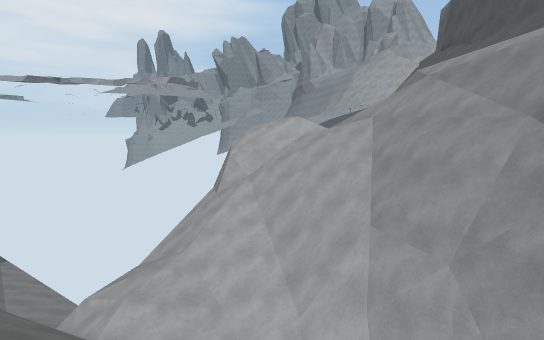
view 1 (above)

24 first-person views from a walk through a scene from a Unity 3-D project. The camera is 1.2 m above the floor, tilts 6° down and sees 80° across. The floor is counted in squares, 1 m on a side. Each view is taken from the middle of a square. On the plan, view 1 faces up. The plan holds only what a view shows up to about 14 squares ahead; the rest is blank. The place goes on beyond the plan. Surface patterns are stand-ins for the level's own textures.

view 2
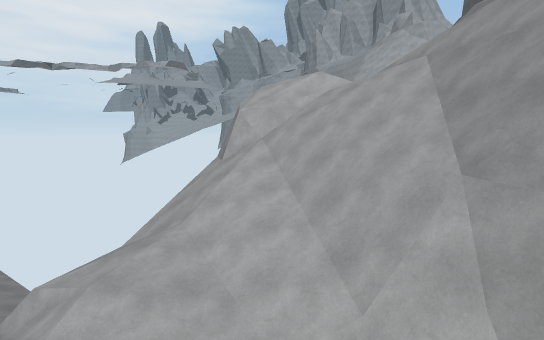

view 3
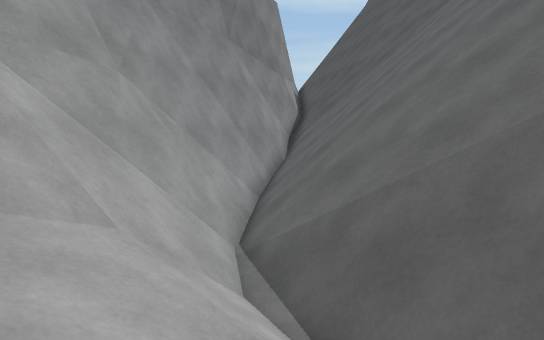

view 4
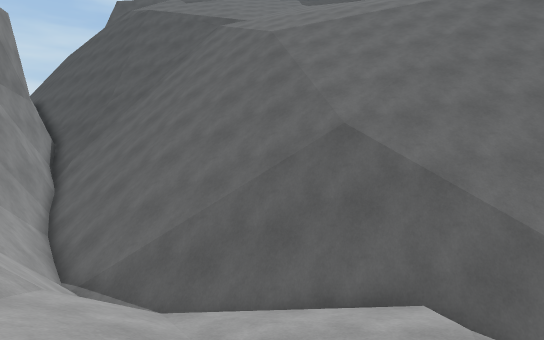

view 5
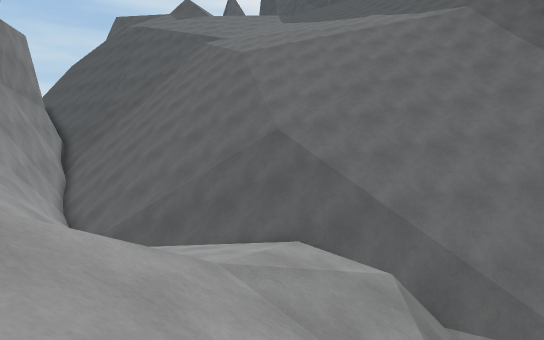

view 6
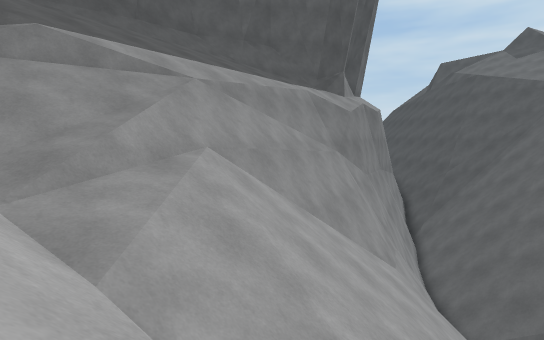

view 7
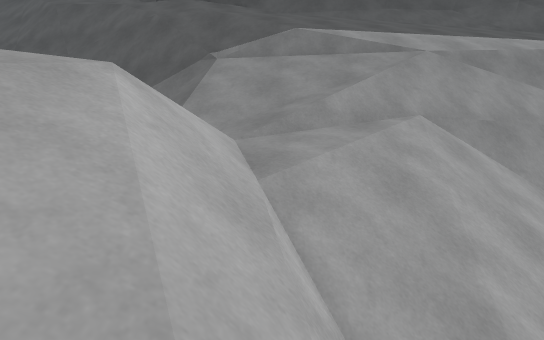

view 8
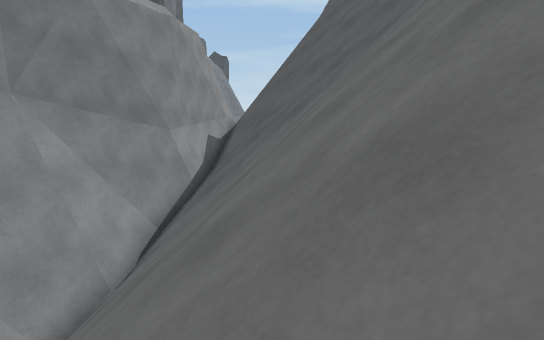

view 9
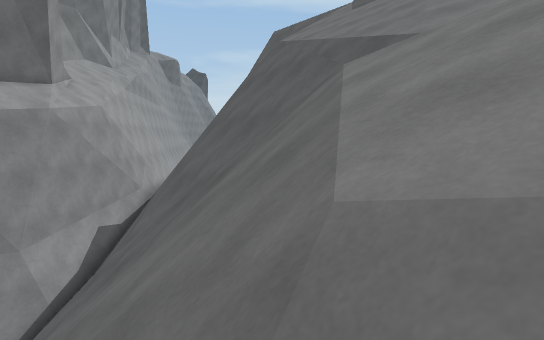

view 10
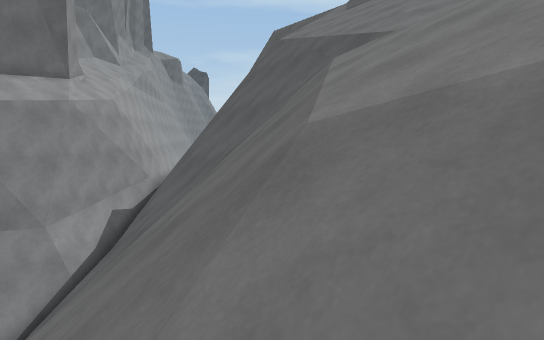

view 11
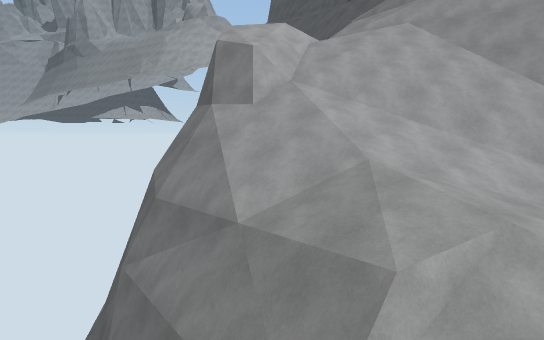

view 12
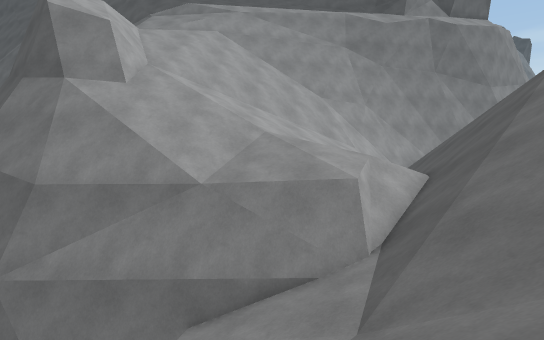

view 13
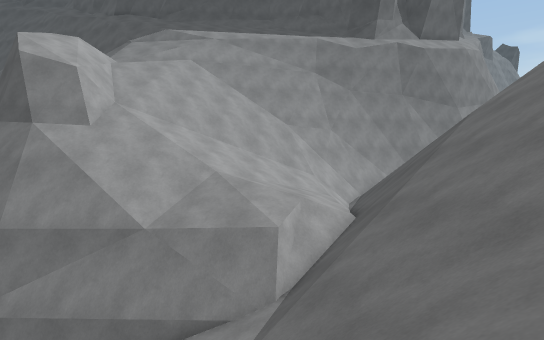

view 14
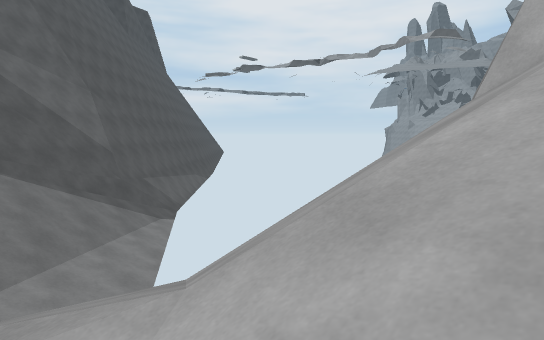

view 15
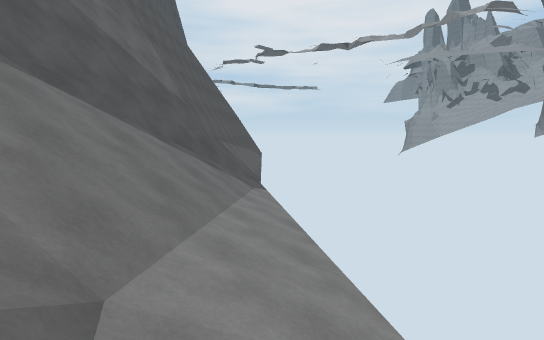

view 16
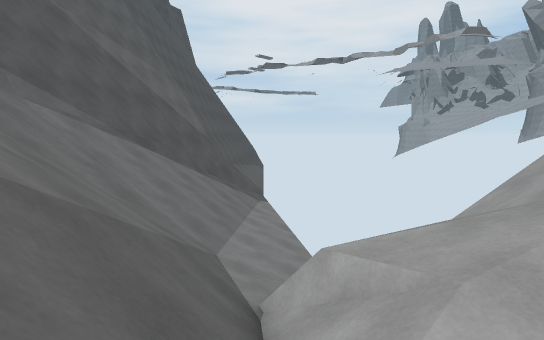

view 17
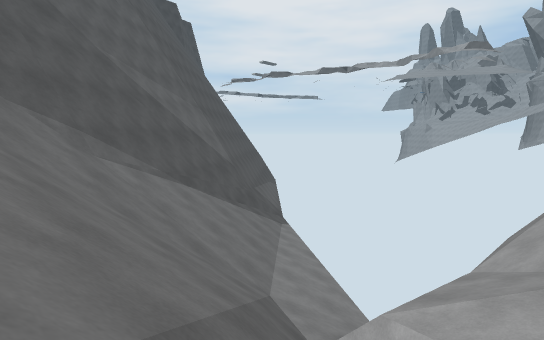

view 18
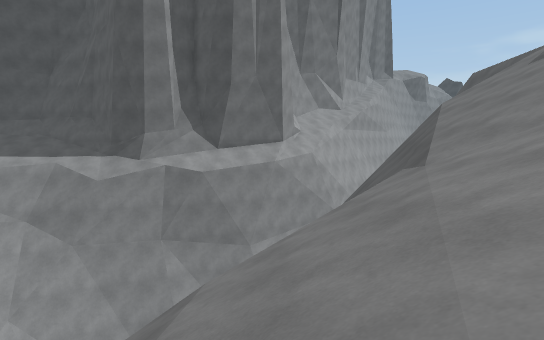

view 19
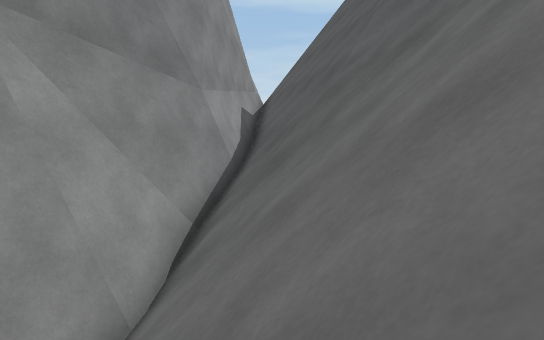

view 20
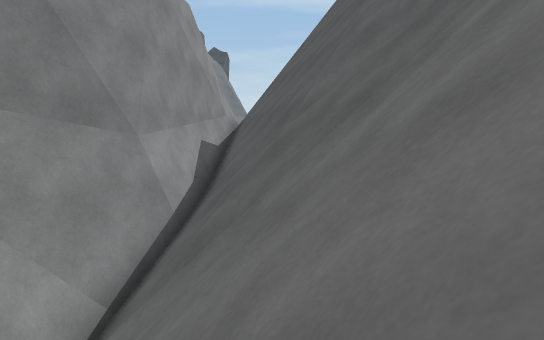

view 21
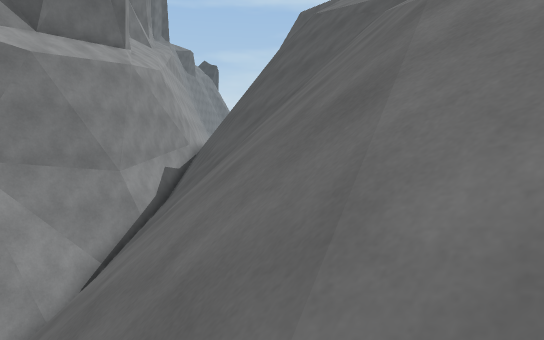

view 22
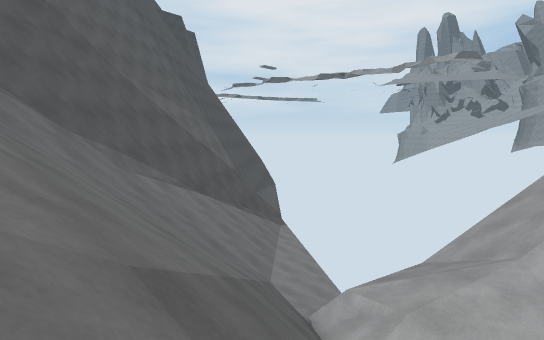

view 23
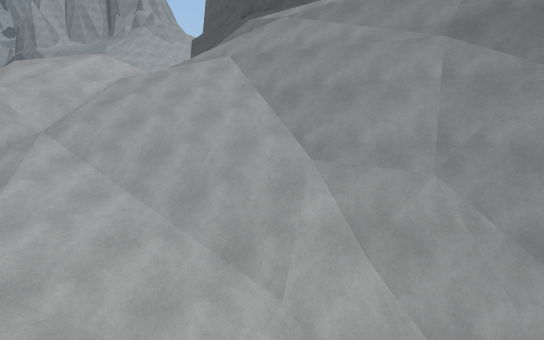

view 24
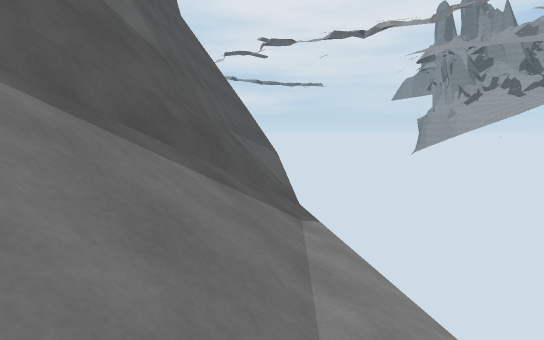

### Floor plan
Key: @ floor where view 1 was taken; # wall or solid block; . main floor; - floor 0.75 m lower than the main floor; : floor 4 m higher than the main floor; + floor 6.25 m higher than the main floor; * floor 8.75 m higher than the main floor; / step, stairs or slope; = window, fence, low wall or low ledge; ^ raised ledge; v drop or lower ground.
Columns run from 22 left of view 1 to 11 right of it. Each row starts with its distance up from view 1.
 23 #=/          vvvvvvv///////////^^
 22 ##///v       vvvvv#v/////+/////^^
 21 ##=///v      vvvv/=#=v////+////=^
 20  #=////vv    vvvv//////////////^^^
 19  ##//////v   vvv////////////=/#^^^
 18  ##///////vv vvv////////////#v=^^^
 17   #=////////v#v////////////=##^^^^
 16   #=/////////#v////////////=##*^^^
 15   ##/////////v/////////////## v^^^
 14   ##=/////////////.///////###  #^^
 13    #=////////////..///////=##
 12    #=////////////...//////=#
 11    #^=/////////////--/////##
 10    #^#/////////////////##v##
  9    #=//////////////////#=v##
  8    #=///////////////////=###
  7    #=////////////////////=##
  6      /////////////////////=##
  5           /////////////////##
  4          ///////////////////##
  3         ////////////////////=#
  2         /////////////////////##
  1         ////     ////////////##
  0                  /////@///////##
 -1                  ///////////// ##
 -2                 //////////////vv##
 -3                ///////////////vvv#
 -4             / ////////////////vvvv
 -5               ///////////////v:vvv
 -6               /////////////=###=vv
 -7                //////////=#######=
 -8                 ///////=##^#   ##=
 -9                   ///////vvv  vvvv
-10                    ///////vvvvvvvv
-11                     ///////vv  vvv

Positions as (right, up) in squares from view 1, and headings:
1: (0, 0), facing up
2: (-1, 4), facing up
3: (-3, 12), facing down-right
4: (-3, 16), facing down
5: (-5, 20), facing down
6: (-1, 23), facing down-right
7: (-2, 22), facing right
8: (-2, 4), facing down-right
9: (-4, -1), facing down-right
10: (-5, 0), facing down-right
11: (-12, 11), facing up-right
12: (-16, 15), facing right
13: (-17, 13), facing right
14: (-2, 14), facing up-left
15: (-9, 13), facing up-left
16: (-5, 9), facing up-left
17: (-5, 7), facing up-left
18: (-10, -4), facing right
19: (2, 3), facing down-right
20: (2, 1), facing down-right
21: (-5, 3), facing down-right
22: (-3, 5), facing up-left
23: (-4, 6), facing up-right
24: (-15, 17), facing up-left
